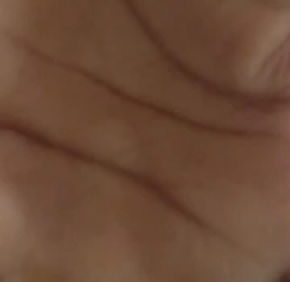
#> input picture data/palm/anaemic/Anemic-266.png, 145 x 141 px, found by its file name (shown 2 times larger); its folder holds only this picture in this run
$ python palm_loader.py
#> lines starting #> are read from the running program, lines starting #| are printed output that depends on the picture
import os
import cv2
import numpy as np

# ================= CONFIG ================= #
IMG_SIZE = 224
DATA_DIR = "data/palm"
LABELS = {
    "anaemic": 1,
    "non_anaemic": 0
}

# ================= LOADER ================= #
def load_palm_dataset():
    X = []
    y = []

    if not os.path.exists(DATA_DIR):
        raise FileNotFoundError(f"Palm data folder not found: {DATA_DIR}")

    for label_name, label_value in LABELS.items():
        label_path = os.path.join(DATA_DIR, label_name)

        if not os.path.exists(label_path):
            raise FileNotFoundError(f"Missing folder: {label_path}")

        for img_name in os.listdir(label_path):
            img_path = os.path.join(label_path, img_name)

            try:
                img = cv2.imread(img_path)
#> img is the input picture: shape (141, 145, 3); mean B, G, R 55.1, 74.8, 108.4
                if img is None:
                    continue

                # ---- BGR → RGB ----
                img = cv2.cvtColor(img, cv2.COLOR_BGR2RGB)

                # ---- Resize ----
                img = cv2.resize(img, (IMG_SIZE, IMG_SIZE))
#> img: shape (224, 224, 3)

                # ---- RGB → LAB ----
                lab = cv2.cvtColor(img, cv2.COLOR_RGB2LAB)
#> lab: shape (224, 224, 3); mean of channels 0, 1, 2 89.1, 139.6, 145.4
                l, a, b = cv2.split(lab)
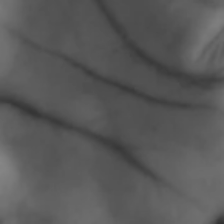
#> l: shape (224, 224); min 49, max 134, mean 89.1

                # ---- LIGHT CLAHE (lower clipLimit) ----
                clahe = cv2.createCLAHE(clipLimit=1.2, tileGridSize=(8, 8))
                l = clahe.apply(l)
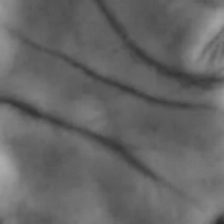
#> l: shape (224, 224); min 41, max 174, mean 101.8

                # ---- Merge back ----
                lab = cv2.merge((l, a, b))
#> lab: shape (224, 224, 3); mean of channels 0, 1, 2 101.8, 139.6, 145.4
                img = cv2.cvtColor(lab, cv2.COLOR_LAB2RGB)
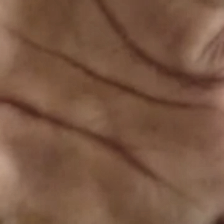
#> img: shape (224, 224, 3); mean R, G, B 121.2, 86.7, 66.4

                # ---- Normalize ----
                img = img.astype(np.float32) / 255.0

                X.append(img)
                y.append(label_value)

            except Exception as e:
                print(f"[WARNING] Skipping {img_path}: {e}")
#> pass 2 of the loop in load_palm_dataset, `for label_name, label_value in LABELS.items():`:
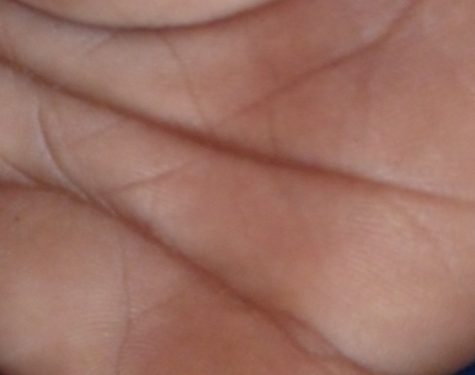
#> input picture data/palm/non_anaemic/Non-AnemicP-005.png, 475 x 375 px, found by its file name
#> in load_palm_dataset, img is the input picture: shape (375, 475, 3); mean B, G, R 99.3, 112.1, 156.7
#> in load_palm_dataset, `l = clahe.apply(l)`:
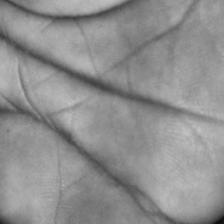
#> l: shape (224, 224); min 11, max 195, mean 143.4
#> in load_palm_dataset, `img = cv2.cvtColor(lab, cv2.COLOR_LAB2RGB)`:
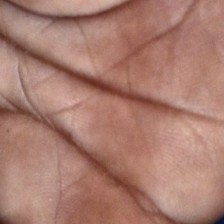
#> img: shape (224, 224, 3); mean R, G, B 170.1, 124.5, 111.4

    X = np.array(X, dtype=np.float32)
    y = np.array(y, dtype=np.int64)

    return X, y


# ================= SANITY TEST ================= #
if __name__ == "__main__":
    X, y = load_palm_dataset()
#> y = [1, 0]

    print("Palm dataset loaded with LIGHT CLAHE")
    print("Total samples :", len(X))
#| Total samples : 2
    print("Image shape  :", X.shape)
#| Image shape  : (2, 224, 224, 3)
    print("Anaemic      :", np.sum(y == 1))
#| Anaemic      : 1
    print("Non-anaemic  :", np.sum(y == 0))
#| Non-anaemic  : 1
